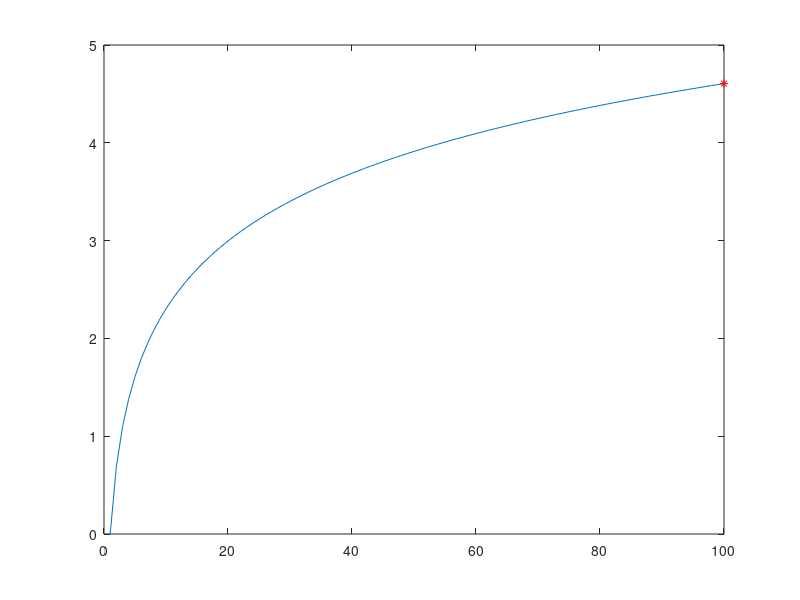

Recreate this plot in MATLAB.
x = 1:100;
y = log(x);
DELAY = 0.05;
for i = 1:numel(x)
    clf()
    plot(x,y);
    hold on;
    plot(x(i),y(i),'r*');
    hold on
    pause(DELAY);
    drawnow
end